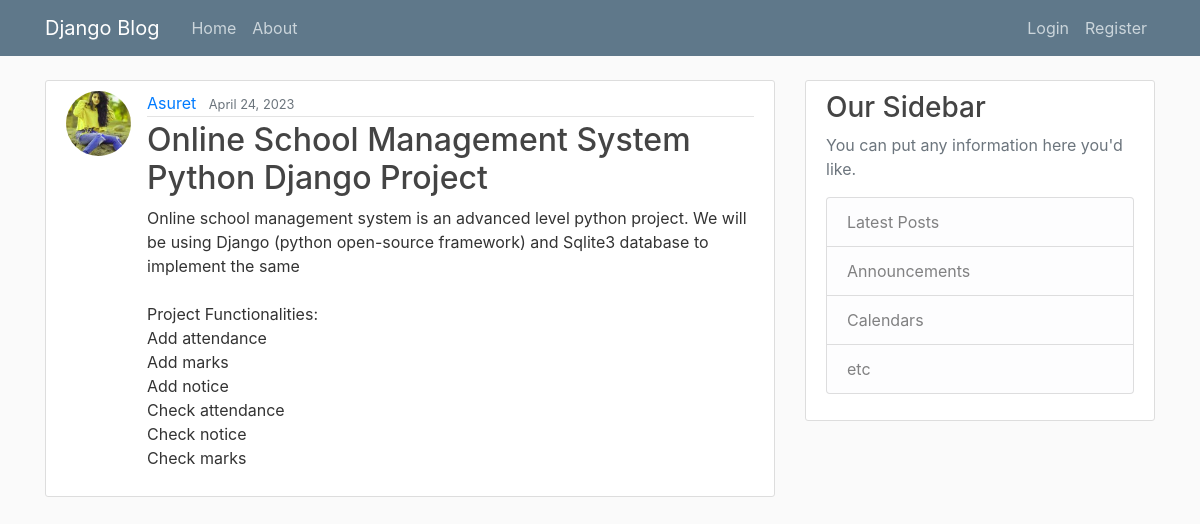
Screenshot of /post/7/ with the database file from the repository.
### blog/models.py (models this page shows, shortened)
class Post(models.Model):
    title = models.CharField(max_length=100)
    content = models.TextField()
    date_posted = models.DateTimeField(default=timezone.now)
    author = models.ForeignKey(User, on_delete=models.CASCADE)

### users/models.py (models this page shows, shortened)
class Profile(models.Model):
    user = models.OneToOneField(User, on_delete=models.CASCADE)
    image = models.ImageField(default='default.jpg', upload_to='profile_pics')

### blog/views.py (the view)
# urls.py: path('post/<int:pk>/', PostDetailView.as_view(), name='post-detail'),
class PostDetailView(DetailView):
    model = Post

### blog/templates/Blog/post_detail.html (shortened to what this page needs)
{% extends "blog/base.html" %}
{% block content %}
  <article class="media content-section">
    <img class="rounded-circle article-img" src="{{ object.author.profile.image.url }}">
    <div class="media-body">
      <div class="article-metadata">
        <a class="mr-2" href="{% url 'user-posts' object.author.username %}">{{ object.author }}</a>
        <small class="text-muted">{{ object.date_posted|date:"F d, Y" }}</small>
      </div>
      <h2 class="article-title">{{ object.title }}</h2>
      <p class="article-content">{{ object.content }}</p>
    </div>
  </article>
{% endblock content %}

### blog/static/Blog/main.css (style rules this page uses)
body { background: #fafafa; color: #333333; margin-top: 5rem; }
h1, h2, h3, h4, h5, h6 { color: #444444; }
.content-section { background: #ffffff; padding: 10px 20px; border: 1px solid #dddddd; border-radius: 3px; margin-bottom: 20px; }
.article-title { color: #444444; }
.article-content { white-space: pre-line; }
.article-img { height: 65px; width: 65px; margin-right: 16px; }
.article-metadata { padding-bottom: 1px; margin-bottom: 4px; border-bottom: 1px solid #e3e3e3 }

### rows the page displays
Post: author.profile.image (placeholder picture), author "Asuret", date_posted "April 24, 2023", title "Online School Management System Python Django Project", content "Online school management system is an advanced level python project. We will be using Django (python open-source framework) and Sqlite3 database to implement the same Project Functionalities: Add attendance Add marks Add notice Check attendance Check notice Check marks"
